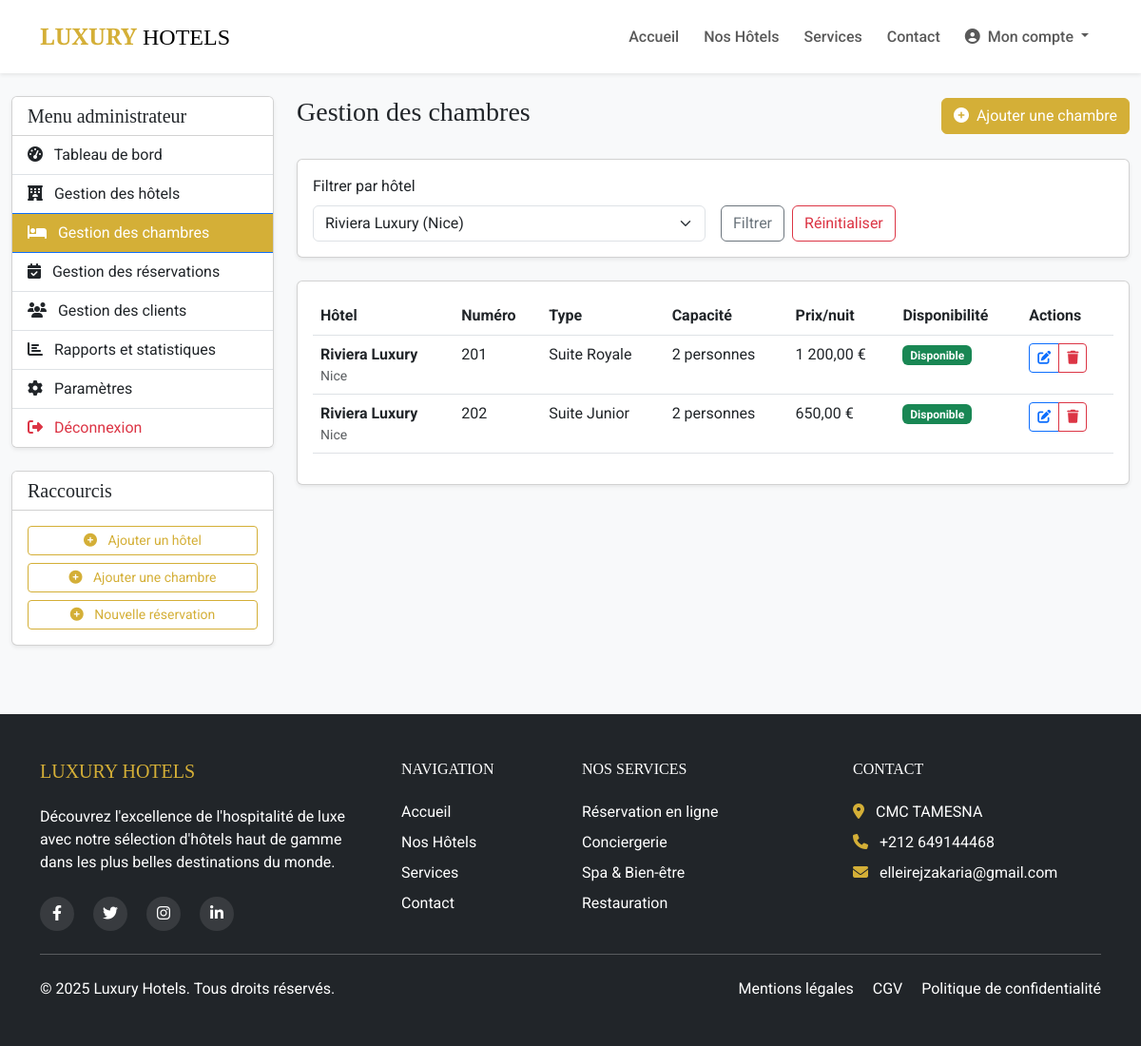
The page /dashboard/admin/chambres.php?hotel_id=2 (signed in) on the database its author committed.
### tables this page shows
CREATE TABLE IF NOT EXISTS chambres (
    id INT AUTO_INCREMENT PRIMARY KEY,
    hotel_id INT NOT NULL,
    numero VARCHAR(20) NOT NULL,
    type VARCHAR(50) NOT NULL,
    description TEXT,
    prix_nuit DECIMAL(10,2) NOT NULL,
    capacite INT NOT NULL,
    disponible BOOLEAN DEFAULT TRUE,
    image VARCHAR(255),
    FOREIGN KEY (hotel_id) REFERENCES hotels(id) ON DELETE CASCADE
);

CREATE TABLE IF NOT EXISTS hotels (
    id INT AUTO_INCREMENT PRIMARY KEY,
    nom VARCHAR(100) NOT NULL,
    adresse TEXT NOT NULL,
    ville VARCHAR(100) NOT NULL,
    pays VARCHAR(100) NOT NULL,
    description TEXT,
    etoiles INT NOT NULL,
    image_principale VARCHAR(255),
    coordonnees_gps VARCHAR(100),
    date_creation DATETIME DEFAULT CURRENT_TIMESTAMP
);

### includes/db.php (called while the page is built, shortened)
<?php
function connectDB() {
    $conn = new mysqli(DB_HOST, DB_USER, DB_PASS, DB_NAME);
    $conn->set_charset("utf8");
    return $conn;
}
function executeQuery($sql, $types = null, $params = []) {
    $conn = connectDB();
    $stmt = $conn->prepare($sql);
    if ($types && $params) {
        $stmt->bind_param($types, ...$params);
    }
    $stmt->execute();
    $result = $stmt->get_result();
    return $result;
}
function fetchAll($sql, $types = null, $params = []) {
    $result = executeQuery($sql, $types, $params);
    return $result->fetch_all(MYSQLI_ASSOC);
}
?>

### dashboard/admin/chambres.php (the view, shortened to what this page needs)
<?php
require_once '../../includes/db.php';
$hotel_id = isset($_GET['hotel_id']) ? intval($_GET['hotel_id']) : 0;
$hotels = fetchAll("SELECT id, nom, ville FROM hotels ORDER BY nom ASC");
$sql = "SELECT c.*, h.nom as hotel_nom, h.ville as hotel_ville
       FROM chambres c
       JOIN hotels h ON c.hotel_id = h.id";
$params = [];
$types = "";
if ($hotel_id > 0) {
    $sql .= " WHERE c.hotel_id = ?";
    $params[] = $hotel_id;
    $types = "i";
}
$sql .= " ORDER BY h.nom ASC, c.numero ASC";
$chambres = fetchAll($sql, $types, $params);
include '../includes/header.php';
?>
<div class="container-fluid py-4">
    <div class="row">
        <div class="col-lg-3">
            <?php include '../includes/admin_sidebar.php'; ?>
        </div>
        <div class="col-lg-9">
            <div class="d-flex justify-content-between align-items-center mb-4">
                <h1 class="h3">Gestion des chambres</h1>
                <a href="ajouter_chambre.php" class="btn btn-gold"><i class="fas fa-plus-circle me-2"></i>Ajouter une chambre</a>
            </div>
            <div class="card shadow-sm mb-4">
                <div class="card-body">
                    <form method="GET" action="" class="row g-3">
                        <div class="col-md-6">
                            <label for="hotel_id" class="form-label">Filtrer par hôtel</label>
                            <select class="form-select" id="hotel_id" name="hotel_id">
                                <?php foreach ($hotels as $hotel) : ?>
                                    <option value="<?php echo $hotel['id']; ?>" <?php echo ($hotel_id == $hotel['id']) ? 'selected' : ''; ?>>
                                        <?php echo htmlspecialchars($hotel['nom'] . ' (' . $hotel['ville'] . ')'); ?>
                                    </option>
                                <?php endforeach; ?>
                            </select>
                        </div>
                        <div class="col-md-6 d-flex align-items-end">
                            <button type="submit" class="btn btn-outline-secondary">Filtrer</button>
                            <?php if ($hotel_id > 0) : ?>
                                <a href="chambres.php" class="btn btn-outline-danger ms-2">Réinitialiser</a>
                            <?php endif; ?>
                        </div>
                    </form>
                </div>
            </div>
            <div class="card shadow-sm">
                <div class="card-body">
                    <?php if (empty($chambres)) : ?>
                        <p class="text-center text-muted my-4">Aucune chambre trouvée.</p>
                    <?php else : ?>
                        <div class="table-responsive">
                            <table class="table table-hover">
                                <thead>
                                    <tr>
                                        <th>Hôtel</th>
                                        <th>Numéro</th>
                                        <th>Type</th>
                                        <th>Capacité</th>
                                        <th>Prix/nuit</th>
                                        <th>Disponibilité</th>
                                        <th>Actions</th>
                                    </tr>
                                </thead>
                                <tbody>
                                    <?php foreach ($chambres as $chambre) : ?>
                                        <tr>
                                            <td>
                                                <div class="fw-bold"><?php echo htmlspecialchars($chambre['hotel_nom']); ?></div>
                                                <div class="small text-muted"><?php echo htmlspecialchars($chambre['hotel_ville']); ?></div>
                                            </td>
                                            <td><?php echo htmlspecialchars($chambre['numero']); ?></td>
                                            <td><?php echo htmlspecialchars($chambre['type']); ?></td>
                                            <td><?php echo $chambre['capacite']; ?> personne<?php echo $chambre['capacite'] > 1 ? 's' : ''; ?></td>
                                            <td><?php echo number_format($chambre['prix_nuit'], 2, ',', ' '); ?> €</td>
                                            <td>
                                                <?php if ($chambre['disponible']) : ?>
                                                    <span class="badge bg-success">Disponible</span>
                                                <?php else : ?>
                                                    <span class="badge bg-danger">Indisponible</span>
                                                <?php endif; ?>
                                            </td>
                                            <td>
                                                <div class="btn-group">
                                                    <a href="modifier_chambre.php?id=<?php echo $chambre['id']; ?>" class="btn btn-sm btn-outline-primary">
                                                        <i class="fas fa-edit"></i>
                                                    </a>
                                                    <a href="chambres.php?action=delete&id=<?php echo $chambre['id']; ?>" class="btn btn-sm btn-outline-danger" onclick="return confirm('Êtes-vous sûr de vouloir supprimer cette chambre ?')">
                                                        <i class="fas fa-trash"></i>
                                                    </a>
                                                </div>
                                            </td>
                                        </tr>
                                    <?php endforeach; ?>
                                </tbody>
                            </table>
                        </div>
                    <?php endif; ?>
                </div>
            </div>
        </div>
    </div>
</div>
<?php include '../../includes/footer.php'; ?>

### assets/css/style.css (style rules this page uses)
:root { --gold: #D4AF37; --gold-light: #E5C76B; --gold-dark: #B69121; --dark: #212529; --light: #F8F9FA; --transition: all 0.3s ease; }
body { font-family: 'Roboto', sans-serif; color: var(--dark); background-color: var(--light); }
h1, h2, h3, h4, h5, h6 { font-family: 'Playfair Display', serif; }
.btn-gold { background-color: var(--gold); border-color: var(--gold); color: white; transition: var(--transition); }

### rows shown on the page
chambres: hotel.nom "Riviera Luxury", hotel.ville "Nice", numero "201", type "Suite Royale", capacite "2", shows "s", prix_nuit "1 200,00", disponible "Disponible"
chambres: hotel.nom "Riviera Luxury", hotel.ville "Nice", numero "202", type "Suite Junior", capacite "2", shows "s", prix_nuit "650,00", disponible "Disponible"

### other values the page prints
form field hotel_id "Riviera Luxury (Nice)"
